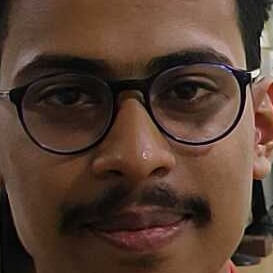
#> input picture images/Asutosh_100.jpg, 273 x 273 px; its folder holds only this picture in this run
$ python consolidated.py
#> lines starting #> are read from the running program, lines starting #| are printed output that depends on the picture
#> further down, image is the input picture: shape (273, 273, 3); mean B, G, R 49.3, 62.3, 86.3
# -*- coding: utf-8 -*-
"""
Created on Tue Feb 16 11:32:50 2021

@author: HRITIK MOHAPATRA
"""

import os
import cv2
import pickle
import numpy as np

data_dir = os.path.join(os.getcwd(),"pickle_data")
img_dir = os.path.join(os.getcwd(),"images")


def preprocessing(image):
    image = cv2.resize(image,(100,100))
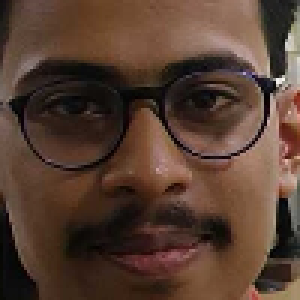
#> image: shape (100, 100, 3) (shown 3 times larger); mean of channels 0, 1, 2 49.2, 62.2, 86.2; drawn as B, G, R
    image = cv2.cvtColor(image,cv2.COLOR_BGR2GRAY)
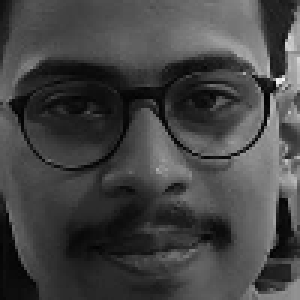
#> image: shape (100, 100) (shown 3 times larger); min 2, max 246, mean 67.9
    return image


images = []
labels = []

for i in os.listdir(img_dir):
    image = cv2.imread(os.path.join(img_dir,i))
    image = preprocessing(image)
    images.append(image)
    labels.append(i.split("_")[0])


images = np.array(images)
labels = np.array(labels)

with open(os.path.join(data_dir,"images.p"),"wb") as f:
    pickle.dump(images,f)

with open(os.path.join(data_dir,"labels.p"),"wb") as f:
    pickle.dump(labels,f)

$ run again, on images/Asutosh_23.jpg
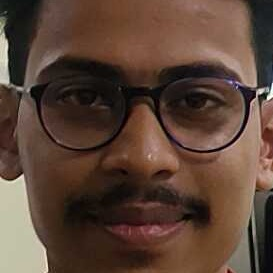
#> input picture images/Asutosh_23.jpg, 273 x 273 px
#> image is the input picture: shape (273, 273, 3); mean B, G, R 55, 67.8, 91.1
#> in preprocessing, `image = cv2.resize(image,(100,100))`:
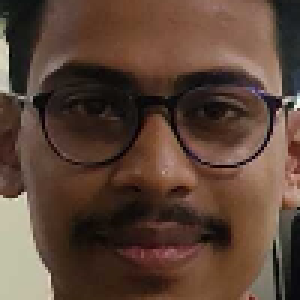
#> image: shape (100, 100, 3) (shown 3 times larger); mean of channels 0, 1, 2 54.9, 67.7, 90.9; drawn as B, G, R
#> in preprocessing, `image = cv2.cvtColor(image,cv2.COLOR_BGR2GRAY)`:
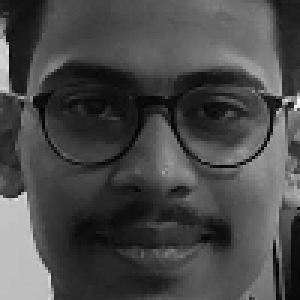
#> image: shape (100, 100) (shown 3 times larger); min 1, max 249, mean 73.2

$ run again, on images/Asutosh_4.jpg
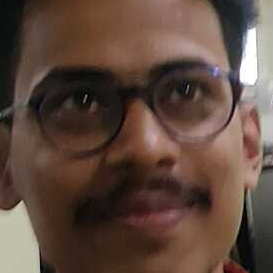
#> input picture images/Asutosh_4.jpg, 273 x 273 px
#> image is the input picture: shape (273, 273, 3); mean B, G, R 62.5, 73.4, 94.8
#> in preprocessing, `image = cv2.cvtColor(image,cv2.COLOR_BGR2GRAY)`:
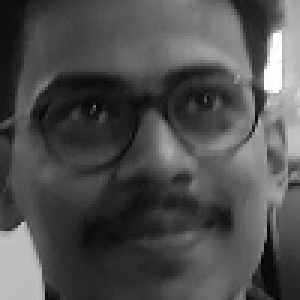
#> image: shape (100, 100) (shown 3 times larger); min 4, max 255, mean 78.4
